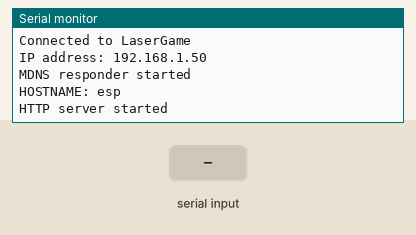
Simulated run of this sketch. Board: ESP8266 (NodeMCU). Parts: the last lines printed to the serial monitor. The inputs (shaded band) are chosen by the test bench. WiFi joins after 1.5 s; servers stay silent unless stated.

Above: at 2.7 s.
2.8 s: "LG11\n" received over Serial
At 3.4 s:
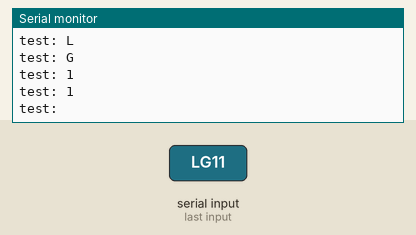
4.3 s: "player\n" received over Serial
At 5.4 s:
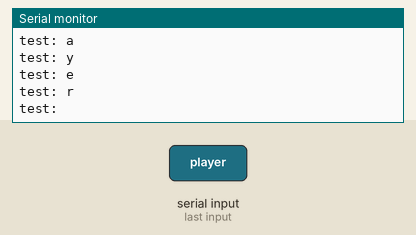
5.8 s: "I\n" received over Serial
At 7.0 s:
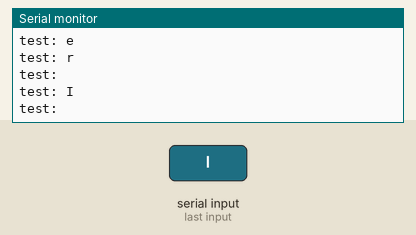
7.3 s: "server\n" received over Serial
At 7.7 s:
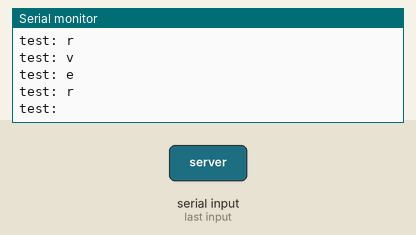
8.8 s: "hostname\n" received over Serial
At 9.7 s:
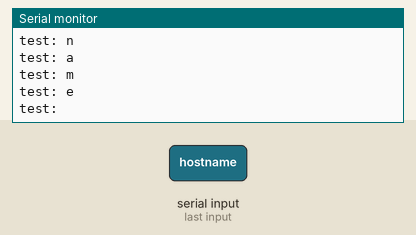

The sketch:

program_esp.ino
```cpp
// ESP8266 12e (larg card)
// preferences: http://arduino.esp8266.com/stable/package_esp8266com_index.json
// type:   .. NodeMCU 1.0  ( ESP8266 12e ) ..
//
// "Bbox-0776BE57"
//  "5EE8A1CC23"
//


#include <ESP8266WiFi.h>
#include <WiFiClient.h>
#include <ESP8266WebServer.h>
#include <ESP8266mDNS.h>

#include "TimedAction.h"

#include <SoftwareSerial.h> // << communication ardui

#ifndef STASSID

//#define STASSID "Bbox-0776BE57"
//#define STAPSK  "5EE8A1CC23"

#define STASSID "LaserGame"
#define STAPSK  "passwd00"

#endif

void changeHostname(){
  // String routername = "LG11";
  // WiFi.hostname(routername); // used for id
  // not working: wifi_station_set_hostname(routername.c_str());
}

const char* ssid = STASSID;
const char* password = STAPSK;

String TagData = "";
String _hostname = "";

// << communication ardui
SoftwareSerial readerSerial( /*D7 GPIO13 rx */ 15   , /*D8 GPIO15 rx */ 13 );


ESP8266WebServer server(80);


String tempServerData = "";


// read from arduino pin
void blinkARDUINO(){

  if(Serial.available() > 0) {
    char r = Serial.read();
    //readerSerial.write(r);
    Serial.print("test: ");
    Serial.println(r);

    tempServerData += r;
  }

  if(readerSerial.available() == 0) return;

  while(readerSerial.available() != 0){

    //byte
    char incomingData = readerSerial.read();
    byte test = incomingData;

    tempServerData += incomingData;

    /*Serial.print("rx arduino pin:  ");
    Serial.print(  incomingData  );
    Serial.print(  "   -   "  );
    Serial.println(  test  );  */

  }


  //tempServerData += ";";

}


void handleRoot() {
  if (server.method() == HTTP_POST) {
    String message = "";
    bool isServerPing = false;
    bool askingHostname = false;
    for (uint8_t i = 0; i < server.args(); i++) {
      String _argName = server.argName(i);
      String _arg = server.arg(i);
      message += " " + _argName + ": " + _arg + "\n";
      if(_argName == "player"){

        if(_arg == "I"){ // init mode erase buffer
          tempServerData = "";
        }

        // send data to arduino pin
        readerSerial.print(_arg);


      }
      if( _argName == "server"){
        isServerPing = true;
      }
      if( _argName == "hostname"){
        askingHostname = true;
      }
    }
    if(askingHostname){
       server.send(200, "text/plain", _hostname);
       return;
    }
    if( isServerPing){
        server.send(200, "text/plain", tempServerData);
        //tempServerData = ""; // < todo
    }else
        server.send(200, "text/plain", "OK_HTTP_POST: \n"+ message);

  }else{
    server.send(200, "text/plain", "OK");
  }
}

void handleNotFound() {
  server.send(404, "text/plain", "KO_404");
}

/*void sendToARDUINO(String _data){

}*/

void setup(void) {
  Serial.begin(9600);

  readerSerial.begin(9600);   // << communication arduin

  WiFi.mode(WIFI_STA);
  WiFi.begin(ssid, password);
  Serial.println("");

  // Wait for connection
  while (WiFi.status() != WL_CONNECTED) {
    delay(500);
    Serial.print(".");
  }
  Serial.println("");
  Serial.print("Connected to ");
  Serial.println(ssid);
  Serial.print("IP address: ");
  Serial.println(WiFi.localIP());

  if (MDNS.begin("esp8266")) {
    Serial.println("MDNS responder started");
  }

  changeHostname(); // << do nothing

  _hostname = String(WiFi.hostname());

   Serial.print("HOSTNAME: ");
   Serial.println(_hostname);

  server.on("/", handleRoot);

  server.onNotFound(handleNotFound);

  server.begin();
  Serial.println("HTTP server started");
}

TimedAction threadARDUINO = TimedAction( 10 /*ms*/, blinkARDUINO);
TimedAction threadWEBSRVR = TimedAction( 10 /*ms*/, blinkWEBSRVR);

void loop(void) {
  threadWEBSRVR.check();
  threadARDUINO.check();
}

void blinkWEBSRVR(){
  server.handleClient();
  MDNS.update();
}
```

Measured:
- after the input at 2.8 s, the serial monitor: prints a new line at once (image 1)
- after the input at 4.3 s, the serial monitor: prints a new line at once (image 2)
- after the input at 5.8 s, the serial monitor: prints a new line at once (image 3)
- after the input at 7.3 s, the serial monitor: prints a new line at once (image 4)
- after the input at 8.8 s, the serial monitor: prints a new line at once (image 5)
